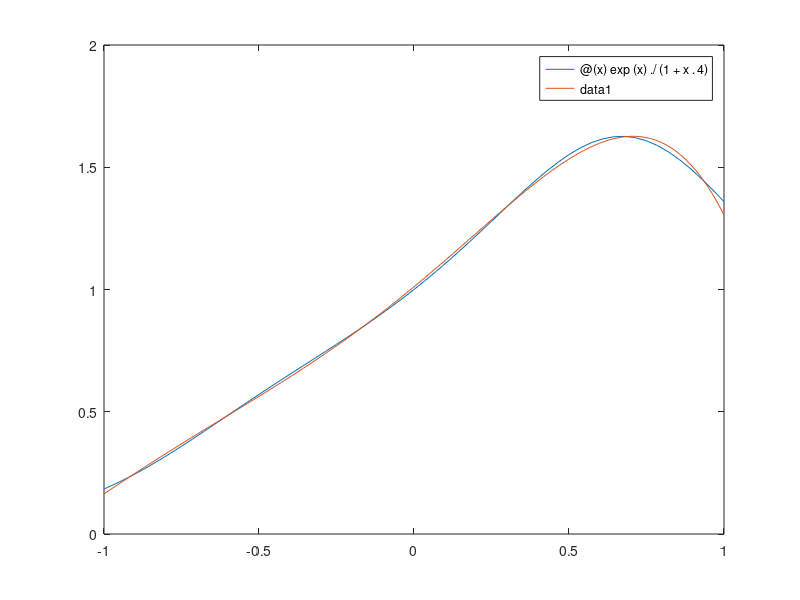

Reproduce this figure in MATLAB.
% Zhuofei Xie
% 11/18/2019
% Professor: Michael Neilan 

function project4Template

clear;
clc; 

fh=@(x)exp(x)./(1+x.^4);


m=15;           %# nodes in gaussian quad rule.

[x,w] = getNodesWeights(m); %load gaussian quad. rule in vectors x and w

X=linspace(-1,1,200);    %create vector with equidistant nodes

N = length(X);  %N = size of vector X

n = 5;          %declare polynomial degree


Mna = ones(N,1); 
d = ones(m,1);
c = ones(n+1,1);
S = ones(n,1); 

for j = 1:n+1
    for i = 1:m
       P1  = legendre(j-1,x); 
       d(i) = w(i)*fh(x(i))*P1(1,i); 
    end 
    c(j) = (2*(j-1) + 1)*sum(d); 
end

for i = 1:N
    for j = 1:n+1
        P2  = legendre(j-1,X); 
        S(j) = c(j)*P2(1,i); 
    end
    Mna(i) = 0.5*sum(S);
end

error = fh(X) - Mna.'; 

max(abs(error))

fplot(fh, [-1,1])
hold on; 
plot(X,Mna)

end


function [x,w] = getNodesWeights(m)

x = zeros(m,1);
w = zeros(m,1);

switch m
    
    case 10
        w(1) = 0.2955242247147529;	x(1) = -0.1488743389816312;
        w(2) = 0.2955242247147529;	x(2) = 0.1488743389816312;
        w(3) = 0.2692667193099963;	x(3) = -0.4333953941292472;
        w(4) = 0.2692667193099963;	x(4) = 0.4333953941292472;
        w(5) = 0.2190863625159820;	x(5) = -0.6794095682990244;
        w(6) = 0.2190863625159820;	x(6) = 0.6794095682990244;
        w(7) = 0.1494513491505806;	x(7) = -0.8650633666889845;
        w(8) = 0.1494513491505806;	x(8) = 0.8650633666889845;
        w(9) = 0.0666713443086881;	x(9) = -0.9739065285171717;
        w(10) = 0.0666713443086881;	x(10) = 0.9739065285171717;
    case 15
        
        w(1) = 0.2025782419255613;	x(1) = 0.0000000000000000;
        w(2) = 0.1984314853271116;	x(2) = -0.2011940939974345;
        w(3) = 0.1984314853271116;	x(3) = 0.2011940939974345;
        w(4) = 0.1861610000155622;	x(4) = -0.3941513470775634;
        w(5) = 0.1861610000155622;	x(5) = 0.3941513470775634;
        w(6) = 0.1662692058169939;	x(6) = -0.5709721726085388;
        w(7) = 0.1662692058169939;	x(7) = 0.5709721726085388;
        w(8) = 0.1395706779261543;	x(8) = -0.7244177313601701;
        w(9) = 0.1395706779261543;	x(9) = 0.7244177313601701;
        w(10) = 0.1071592204671719;	x(10) = -0.8482065834104272;
        w(11) = 0.1071592204671719;	x(11) = 0.8482065834104272;
        w(12) = 0.0703660474881081;	x(12) = -0.9372733924007060;
        w(13) = 0.0703660474881081;	x(13) = 0.9372733924007060;
        w(14) = 0.0307532419961173;	x(14) = -0.9879925180204854;
        w(15) = 0.0307532419961173;	x(15) = 0.9879925180204854;
        
    otherwise
        error('Gaussian quad rule not supported.');
end

end

